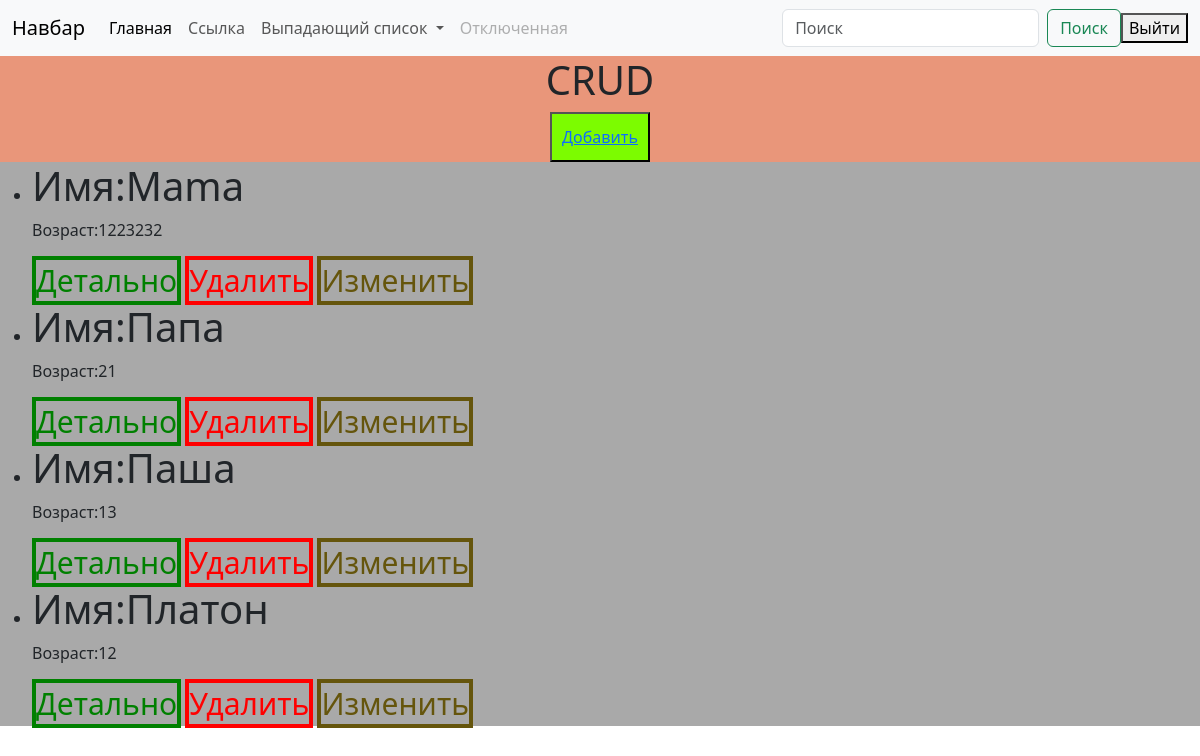
/person_list/, run on the app's committed database.
### persons/models.py (models this page shows, shortened)
class Person(models.Model):
    GENDER = (
        ('M', 'M'),
        ('Ж', "Ж"),
        ('Не определился(ась)', 'Не определился(ась)')
    )
    name = models.CharField(max_length=100, verbose_name='Введите имя')
    age = models.PositiveIntegerField(verbose_name='Введите ваш возраст')
    hobby = models.TextField(verbose_name='Укажите ваше хобби')
    gender = models.CharField(max_length=100, choices=GENDER)
    phone_number = models.CharField(max_length=14, default='+996', verbose_name='Ваш номер')

### persons/views.py (the view)
# urls.py: path('person_list/', views.PersonListView.as_view(), name='person_list'),
class PersonListView(generic.ListView):
    template_name = 'person_list.html'
    model = models.Person
    def get_queryset(self):
        return self.model.objects.all()

### templates/person_list.html (shortened to what this page needs)
<!DOCTYPE html>
<html lang="en">
<head>
    <link href="https://cdn.jsdelivr.net/npm/bootstrap@5.3.1/dist/css/bootstrap.min.css" rel="stylesheet"
>
</head>
<body>
<nav class="navbar navbar-expand-lg bg-body-tertiary">
    <div class="container-fluid">
        <a class="navbar-brand" href="#">Навбар</a>
        <div class="collapse navbar-collapse" id="navbarSupportedContent">
            <ul class="navbar-nav me-auto mb-2 mb-lg-0">
                <li class="nav-item">
                    <a class="nav-link active" aria-current="page" href="/">Главная</a>
                </li>
                <li class="nav-item">
                    <a class="nav-link" href="#">Ссылка</a>
                </li>
                <li class="nav-item dropdown">
                    <a class="nav-link dropdown-toggle" href="#" role="button" data-bs-toggle="dropdown"
                       aria-expanded="false">
                        Выпадающий список
                    </a>
                </li>
                <li class="nav-item">
                    <a class="nav-link disabled">Отключенная</a>
                </li>
            </ul>
            <form action="{% url 'persons:search' %}" method="GET" class="d-flex" role="search">
                <input class="form-control me-2" name="q" type="search" type="text" placeholder="Поиск"
                       aria-label="Поиск">
                <button class="btn btn-outline-success" type="submit">Поиск</button>
            </form>
            <form action="{% url 'users:login' %}" method="POST">
                <button type="submit">Выйти</button>
            </form>
        </div>
    </div>
</nav>
<div style="background-color: darksalmon">
    <center>
        <h1>CRUD</h1>
        <button style="width: 100px; height: 50px; background-color: lawngreen">
            <a href="/create_person/">Добавить</a>
        </button>
    </center>
</div>
<div class="block1" style="background-color: darkgray;">
    <ul>
        {% for i in object_list %}
        <li>
            <h1>Имя:{{i.name}}</h1>
            <p>Возраст:{{i.age}}</p>
            <a href="/person_list/{{i.id}}/" class="a1">Детально</a>
            <a href="/person_list/{{i.id}}/delete/" class="a2">Удалить</a>
            <a href="/person_list/{{i.id}}/update/" class="a3">Изменить</a>
        </li>
        {% endfor %}
    </ul>
</div>
</body>
</html>

### templates/person_list.html (style rules this page uses)
.block1 a { text-decoration: none; font-size: 30px; }
.a1 { color: green; border: 4px solid green; }
.a2 { color: red; border: 4px solid red; }
.a3 { color: #65550c; border: 4px solid #65550c; }

### data on the page
Person: name "Mama", age "1223232"
Person: name "Папа", age "21"
Person: name "Паша", age "13"
Person: name "Платон", age "12"
